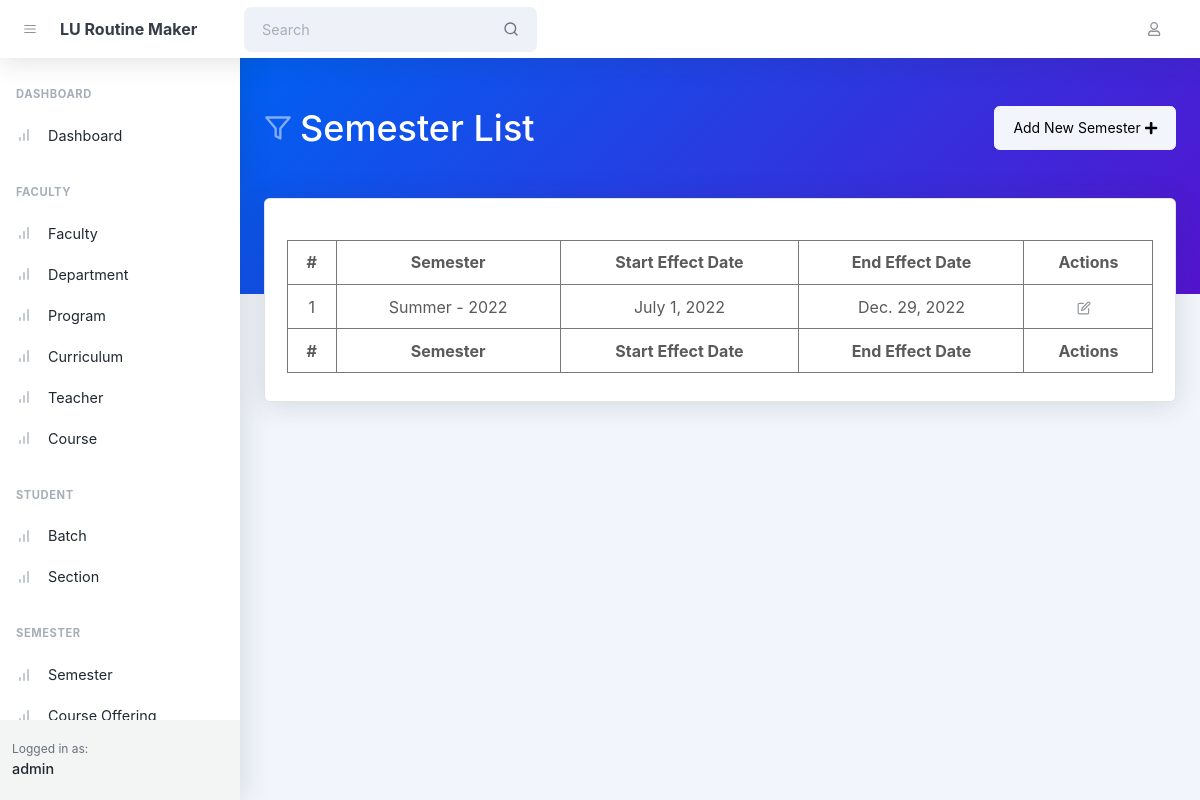
/semesters/ (signed in), run on an earlier commit of the app's database.
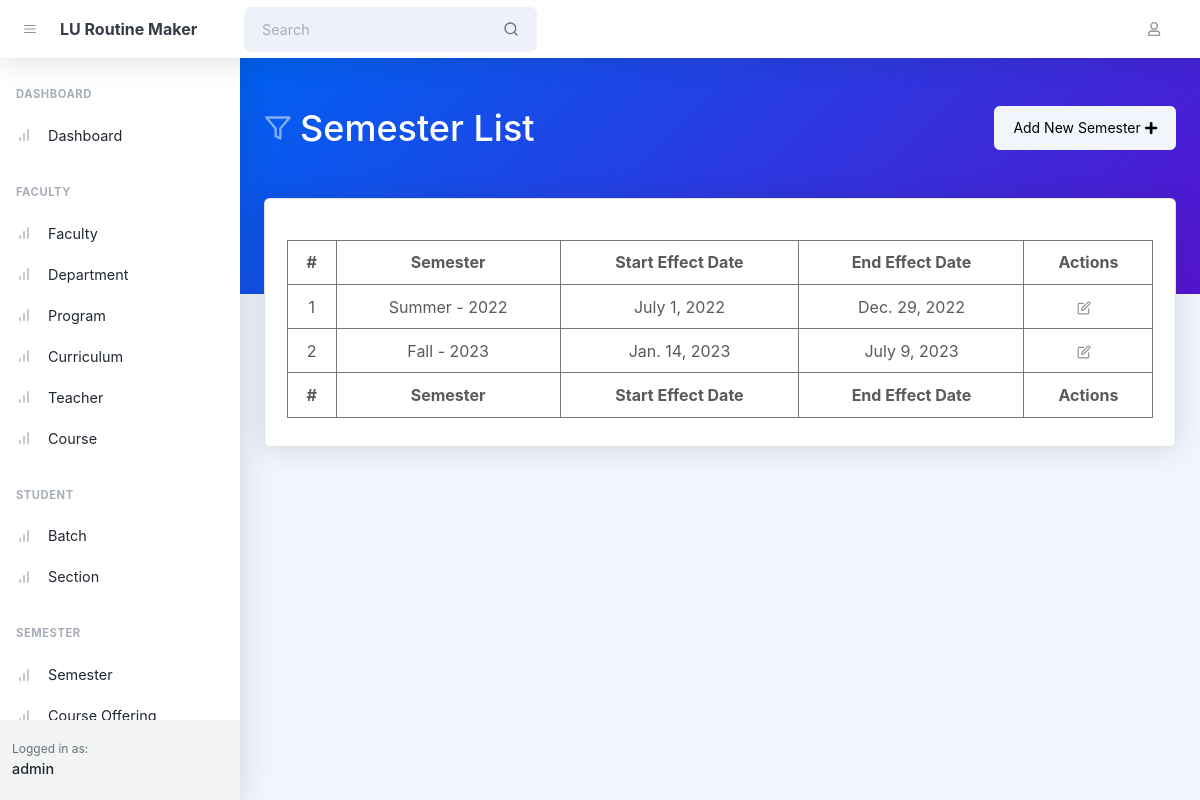
And on a later commit of the database.
### semester/models.py (models this page shows, shortened)
class Semester(AbstractTimestampModel):
    class Name(models.TextChoices):
        SUMMER = 'summer', _('Summer')
        FALL = 'fall', _('Fall')
        SPRING = 'spring', _('Spring')
    name = models.CharField(
        verbose_name=_('Name'),
        choices=Name.choices,
        max_length=8
    )
    year = models.IntegerField(verbose_name=_('Year'))
    start_effect_date = models.DateField(
        verbose_name=_('Start Effect Date'), null=True)
    end_effect_date = models.DateField(
        verbose_name=_('End Effect Date'), null=True)
    status = models.BooleanField(verbose_name=_("Status"), default=True)
    class Meta:
        verbose_name = _('Semester')
        verbose_name_plural = _('Semesters')

### semester/views.py (the view)
# urls.py: path('semesters/', views.SemesterListView.as_view(), name='semester_list'),
@method_decorator(login_required, name='dispatch')
class SemesterListView(ListView):
    model = Semester
    template_name = 'semester_list.html'
    context_object_name = 'semesters'
    def get_context_data(self, **kwargs):
        context = super().get_context_data(**kwargs)
        context['user'] = self.request.user
        return context

### semester/templates/semester_list.html (shortened to what this page needs)
{% extends 'base.html' %}
{% block body_header %}
    <header class="page-header page-header-dark bg-gradient-primary-to-secondary pb-10">
        <div class="container-xl px-4">
            <div class="page-header-content pt-4">
                <div class="d-flex justify-content-between">
                    <div class="col-auto mt-4">
                        <h1 class="page-header-title">
                            <div class="page-header-icon"><i data-feather="filter"></i></div>
                            Semester List
                        </h1>
                    </div>
                    <div class="mt-4">
                        <a href="{% url 'semester:semester_create' %}" class="btn btn-light">Add New Semester&nbsp;<i class="fas fa-plus"></i> </a>
                    </div>
                </div>
            </div>
        </div>
    </header>
{% endblock body_header %}
{% block body %}
    <div class="container-xl px-4 mt-n10">
        <div class="card mb-4">
            <div class="card-body">
                <table id="datatablesSimple">
                    <thead>
                    <tr>
                        <th>#</th>
                        <th>Semester</th>
                        <th>Start Effect Date</th>
                        <th>End Effect Date</th>
                        <th>Actions</th>
                    </tr>
                    </thead>
                    <tfoot>
                    <tr>
                        <th>#</th>
                        <th>Semester</th>
                        <th>Start Effect Date</th>
                        <th>End Effect Date</th>
                        <th>Actions</th>
                    </tr>
                    </tfoot>
                    <tbody>
                    {% for semester in semesters %}
                        <tr>
                            <td>{{ semester.id }}</td>
                            <td>{{ semester.name | title }} - {{ semester.year }}</td>
                            <td>{{ semester.start_effect_date }}</td>
                            <td>{{ semester.end_effect_date }}</td>
                            <td class="text-center">
                                <a href="{% url 'semester:semester_update' %}?id={{ semester.id }}" class="btn btn-datatable btn-icon btn-transparent-dark me-2"><i
                                        data-feather="edit"></i></a>
                            </td>
                        </tr>
                    {% endfor %}
                    </tbody>
                </table>
            </div>
        </div>
    </div>
{% endblock %}

What changed in the data, as far as the page shows it:
added Semester: id "2", name "Fall", year "2023", start_effect_date "Jan. 14, 2023", end_effect_date "July 9, 2023"
